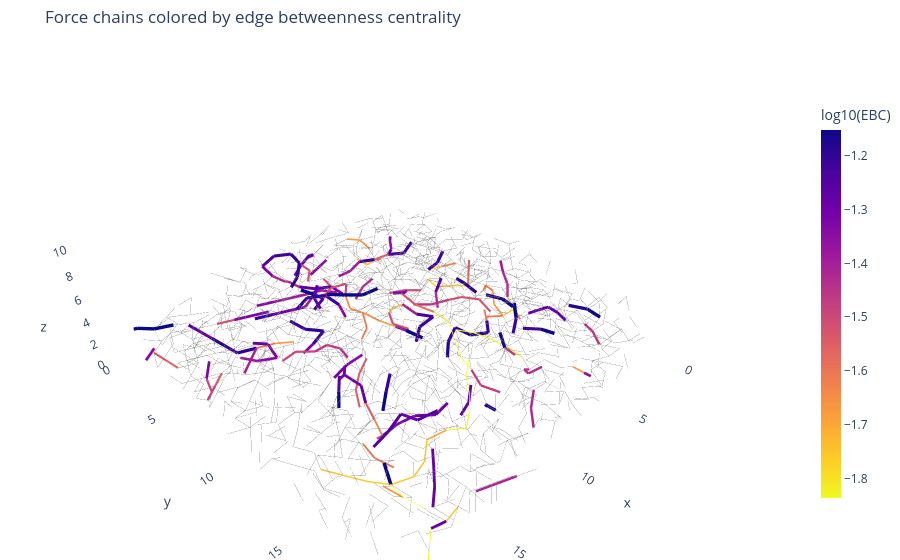

Source (notebook cell):
### Code cell
# 
# Plot without recomputing EBC
# 
# Change display settings only. This reuses positions, chains, Graph, and ebc from the pipeline above.

# Choose which version to plot: "force" or "ebc".
quick_color_by = "ebc"

background_contact_fraction = 0.5  
gray_line_width = 0.8
gray_opacity = 0.8
chain_line_width = 5.0

force_log_base = "log10"      # used when color_by = "force"
ebc_log_base = "log10"     # used when olor_by = "ebc"

fig_replot = visualize_3d_chain_architecture(
    pos=pos,
    chains=chains,
    G=G,
    box_bounds=box_bounds,
    ebc=ebc,
    color_by=quick_color_by,
    save_html=output_dir / f"force_chains_quick_replot_min{quick_color_by}.html",
    save_png=None,
    background_contact_fraction=background_contact_fraction,
    random_seed=random_seed,
    gray_line_width=gray_line_width,
    gray_opacity=gray_opacity,
    chain_line_width=chain_line_width,
    z_range=z_range,
    force_log_base=force_log_base,
    ebc_log_base=ebc_log_base,
    show_chain_nodes=False,
    node_size=3.0,
)
